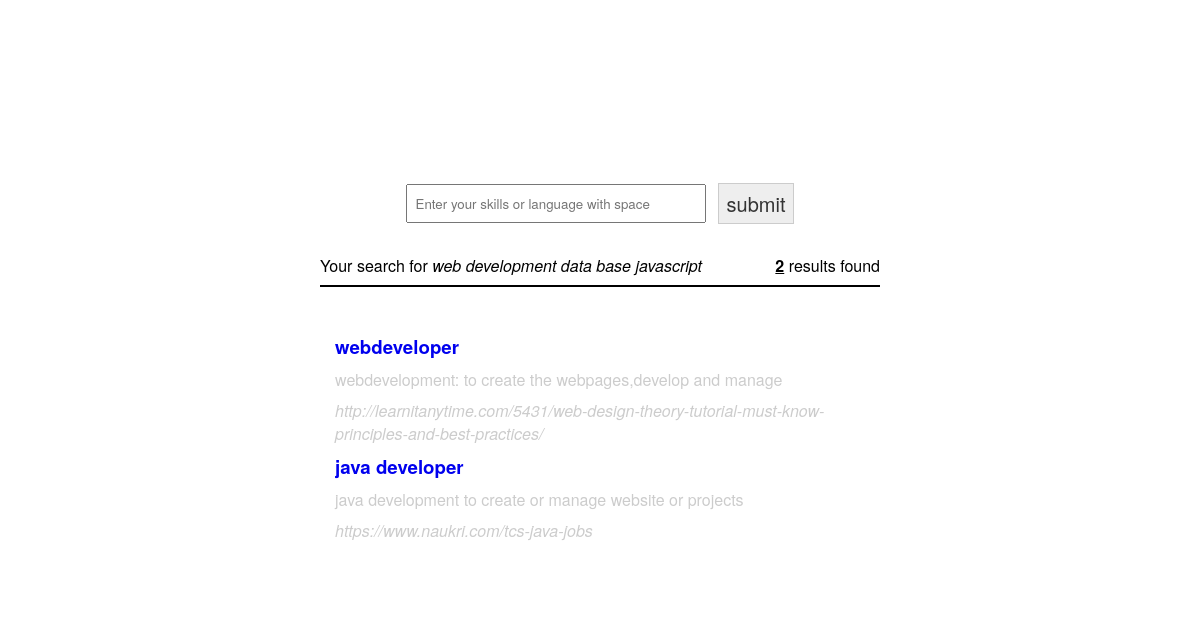
The app's page /FINAL_jobportal/index.php?k=web development data base javascript  with its own data.
### tables this page shows
CREATE TABLE `search_engine` (
  `id` int(11) NOT NULL,
  `title` varchar(200) NOT NULL,
  `blurb` text NOT NULL,
  `url` text NOT NULL,
  `keywords` text NOT NULL
);

### FINAL_jobportal/index.php (the view, shortened to what this page needs)
<html>
	<head>
		<link rel="stylesheet" type="text/css" href="./main.css"></link>
	</head>
	<body>
		<div id="wrapper">
			<div id="top_header">
				<div id="nav">
					<a href="<?php echo SITE_ADDR;?>">By Teja 11713846</a>
				</div>
				<div id="logo">
					<h1><a href="<?php echo SITE_ADDR;?>">JobPortal</a></h1>
				</div>
			</div>
			<div id="main" class="shadow-box"><div id="content">
				<center>
				<form action="" method="GET" name="">
					<table>
						<tr>
							<td><input type="text" name="k" placeholder="Enter your skills or language with space" autocomplete="off"></td>
							<td><input type="submit" name="" value="submit" ></td>
						</tr>
					</table>
				</form>
				</center>
				<?php
					if (isset($_GET['k']) && $_GET['k'] != ''){
						$k = trim($_GET['k']);
						$query_string = "SELECT * FROM search_engine WHERE ";
						$display_words = "";
						$keywords = explode(' ', $k);
						foreach($keywords as $word){
							$query_string .= " keywords LIKE '%".$word."%' OR ";
							$display_words .= $word." ";
						}
						$query_string = substr($query_string, 0, strlen($query_string) - 3);
						$conn = mysqli_connect(DB_SERVER, DB_USER, DB_PASS, DB_NAME);
						$query = mysqli_query($conn, $query_string);
						$result_count = mysqli_num_rows($query);
						if ($result_count > 0){
							echo '<br /><div class="right"><b><u>'.$result_count.'</u></b> results found</div>';
							echo 'Your search for <i>'.$display_words.'</i> <hr /><br />';
							echo '<table class="search">';
							while ($row = mysqli_fetch_assoc($query)){
								echo '<tr>
									<td><h3><a href="'.$row['url'].'">'.$row['title'].'</a></h3></td>
								</tr>
								<tr>
									<td>'.$row['blurb'].'</td>
								</tr>
								<tr>
									<td><i>'.$row['url'].'</i></td>
								</tr>';
							}
							echo '</table>';
						}
						else
							echo 'No results found. Please search something else.';
					}
					else
						echo '';
				?>
			</div></div>
		</div>
	</body>
</html>

### FINAL_jobportal/main.css (style rules this page uses)
* { margin: 0; padding: 0; font-family: "Helvetica Neue", Helvetica, Arial, sans-serif; }
body { background-image: url("https://wallpaperaccess.com/full/1140733.jpg"); color: #cccccc; }
a { color: ; text-decoration: none; }
#wrapper { width: 660px; margin: auto; }
#top_header { padding: 40px; }
#top_header #logo { text-align: center; }
#top_header a { color: white; }
#top_header #nav { display: block; float: right; margin-top: 15px; }
#top_header #nav a { padding: 10px 0px; color: white; }
#top_header #nav a:last-child { border: 0px; }
#main #content { background-color: #fff; padding: 50px; color: #000; -moz-border-radius: 10px; -webkit-border-radius: 10px; border-radius: 10px; -khtml-border-radius: 10px; }
.search { padding: 10px; }
.search td { padding: 3px; }
input[type=text], input[type=password] { padding: 8px 8px; min-width: 300px; }
input[type=submit], input[type=button] { padding: 5px 8px; background-color: #eee; border: 1px solid #ccc; color: #333; cursor: pointer; font-size: 20px; }
hr { border: 1px solid #000; margin: 8px 0px; }
table td { padding: 5px; }
.right { float: right; }

### records on screen
search_engine: title "webdeveloper", blurb "webdevelopment: to create the webpages,develop and manage", url "http://learnitanytime.com/5431/web-design-theory-tutorial-must-know-principles-and-best-practices/"
search_engine: title "java developer", blurb "java development to create or manage website or projects", url "https://www.naukri.com/tcs-java-jobs"

### other values on screen
$result_count "2"
$display_words "web development data base javascript"
